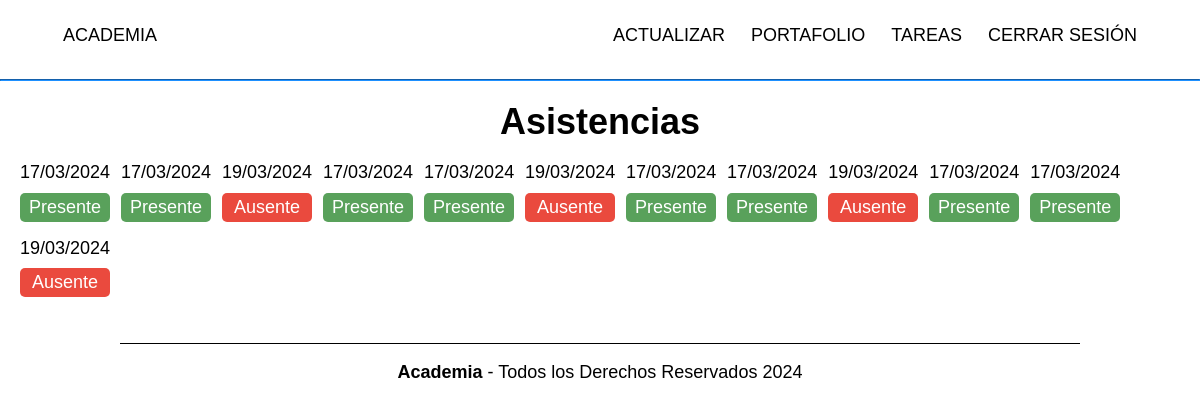
The page /portafolio.php (signed in) on the database its author committed.
### tables this page shows
CREATE TABLE `asistencia` (
  `id` int(11) NOT NULL,
  `materia_id` int(11) DEFAULT NULL,
  `curso_id` int(11) DEFAULT NULL,
  `fecha` date DEFAULT NULL,
  `hora` time DEFAULT NULL,
  `presentes` varchar(1000) DEFAULT NULL,
  `ausentes` varchar(1000) DEFAULT NULL
);

### config/sesion.php (called while the page is built, shortened)
<?php
if (!isset($_SESSION['user_id'])) {
    $user_id = '';
} else {
    $user_id = $_SESSION['user_id'];
};

### portafolio.php (the view, shortened to what this page needs)
<?php
include("config/sesion.php");
$select_attendance = $conn->prepare("SELECT * FROM `asistencia` WHERE FIND_IN_SET(?, presentes) OR FIND_IN_SET(?, ausentes)");
$select_attendance->execute([$user_id, $user_id]);
$attendances = $select_attendance->fetchAll(PDO::FETCH_ASSOC);
?>
<!DOCTYPE html>
<html lang="en">
<head>
    <link rel="stylesheet" href="build/css/app.css" />
</head>
<body>
    <?php require("components/header.php"); ?>
    <h2>Asistencias</h2>
    <div class="asistencia-englobador">
        <div class="asistencia-margenes">
            <?php foreach ($attendances as $attendance) : ?>
                <div class="asistencia-alumno">
                    <?php $formatted_date = date("d/m/Y", strtotime($attendance['fecha'])); ?>
                    <div class="asistencia-fecha"><?= $formatted_date; ?></div>
                    <?php
                    $status = (strpos($attendance['presentes'], $user_id) !== false) ? 'Presente' : 'Ausente';
                    $status_class = ($status == 'Presente') ? 'presente' : 'ausente';
                    ?>
                    <div class="asistencia-cuadrado <?= $status_class; ?>"><?= $status; ?></div>
                </div>
            <?php endforeach; ?>
        </div>
    </div>
    <?php require("components/footer.php"); ?>
</body>
</html>

### build/css/app.css (style rules this page uses)
* { list-style:none }
html { box-sizing:border-box;font-size:62.5%;height:100% }
*,:after,:before { box-sizing:inherit }
body { font-family:Outfit,sans-serif;font-size:1.8rem }
html { line-height:1.15;-webkit-text-size-adjust:100% }
body { margin:0 }
h1,h2,h3 { font-family:Outfit,sans-serif;font-weight:900;margin:2rem 0;text-align:center }
h2 { font-size:3.6rem }
.asistencia-englobador { margin:2rem }
.asistencia-margenes { margin:0 auto }
.asistencia-alumno { display:inline-block;margin:0 6px 16px 0;width:90px }
.asistencia-fecha { margin-bottom:1rem }
.asistencia-cuadrado { border-radius:5px!important;color:#fff!important;padding-bottom:4px!important;padding-top:4px!important;text-align:center!important }
.presente { background-color:#59a15b!important }
.ausente { background-color:#ea4a3e!important }

### rows shown on the page
asistencia: fecha "17/03/2024", presentes "Presente"
asistencia: fecha "17/03/2024", presentes "Presente"
asistencia: fecha "19/03/2024", presentes "Ausente"
asistencia: fecha "17/03/2024", presentes "Presente"
asistencia: fecha "17/03/2024", presentes "Presente"
asistencia: fecha "19/03/2024", presentes "Ausente"
asistencia: fecha "17/03/2024", presentes "Presente"
asistencia: fecha "17/03/2024", presentes "Presente"
asistencia: fecha "19/03/2024", presentes "Ausente"
asistencia: fecha "17/03/2024", presentes "Presente"
asistencia: fecha "17/03/2024", presentes "Presente"
asistencia: fecha "19/03/2024", presentes "Ausente"
